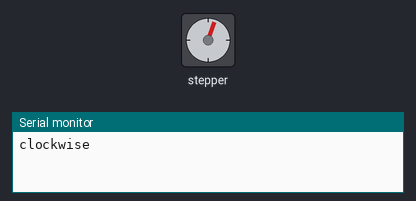
Bench run of a sketch on a simulated Arduino Uno, built with avr-gcc and run on an emulated ATmega328P. Parts: stepper motor, the last lines printed to the serial monitor. Stepper angles assume 300 steps per turn.

Above: at 1.65 s.
At 15.77 s:
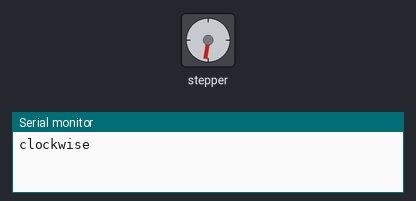
At 30.0 s:
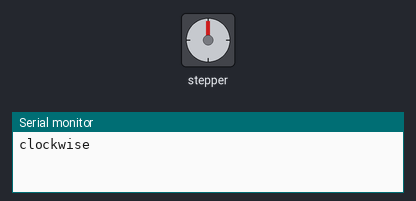
At 39.93 s:
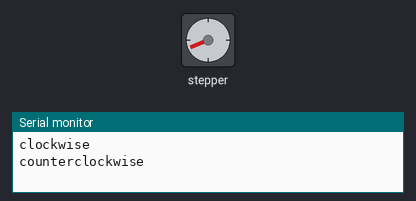
Timing chart, 0 to 40.0 s (numbered marks = the images above):
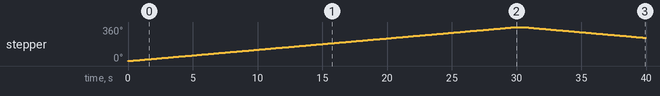

The sketch:

stepper_arduino.ino
```cpp
#include <Stepper.h>

const int stepsPerRevolution = 300;


Stepper myStepper(stepsPerRevolution, 8, 10, 9, 11);

void setup() {

  myStepper.setSpeed(2);

  Serial.begin(9600);
}

void loop() {

  Serial.println("clockwise");
  myStepper.step(stepsPerRevolution);
  delay(500);


  Serial.println("counterclockwise");
  myStepper.step(-stepsPerRevolution);
  delay(500);
}
```

Measured:
- by itself, stepper: turns 360° clockwise in 29.9 s, then 114° counter-clockwise in 9.4 s
